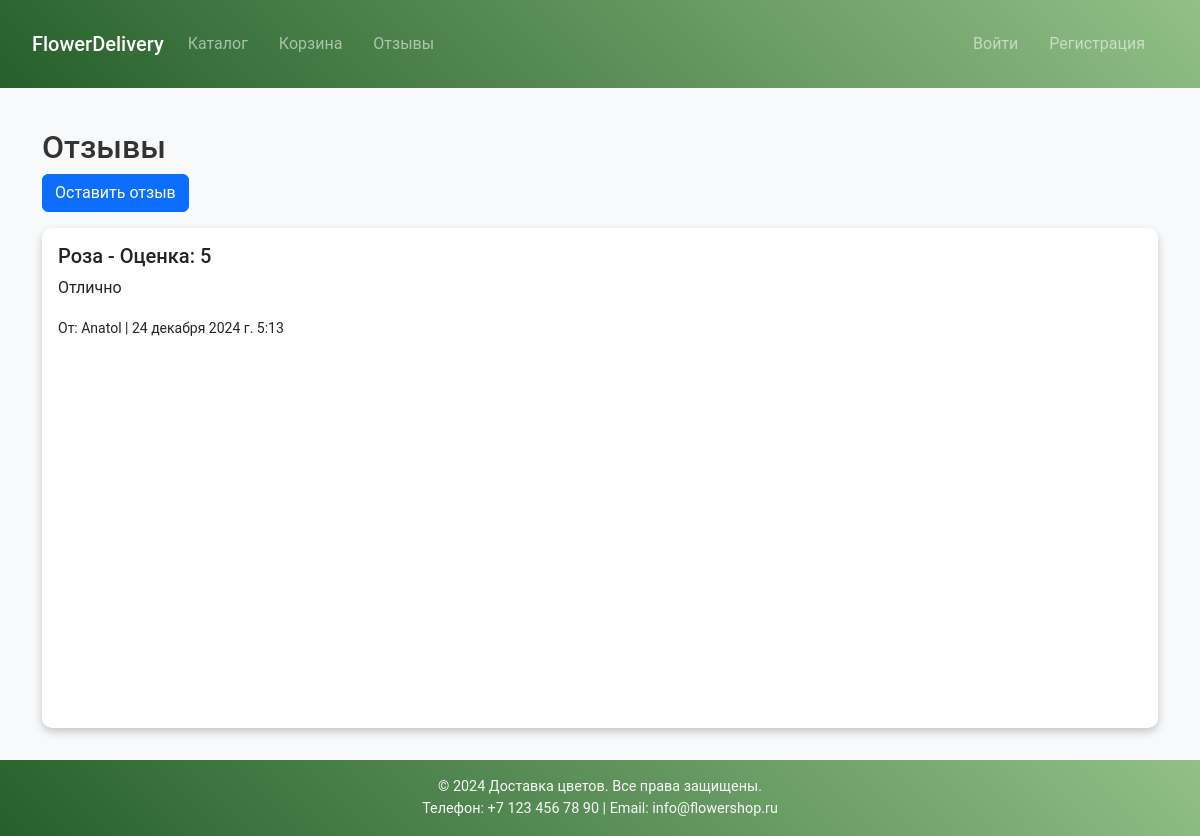
The page /reviews/ on the database as committed earlier.
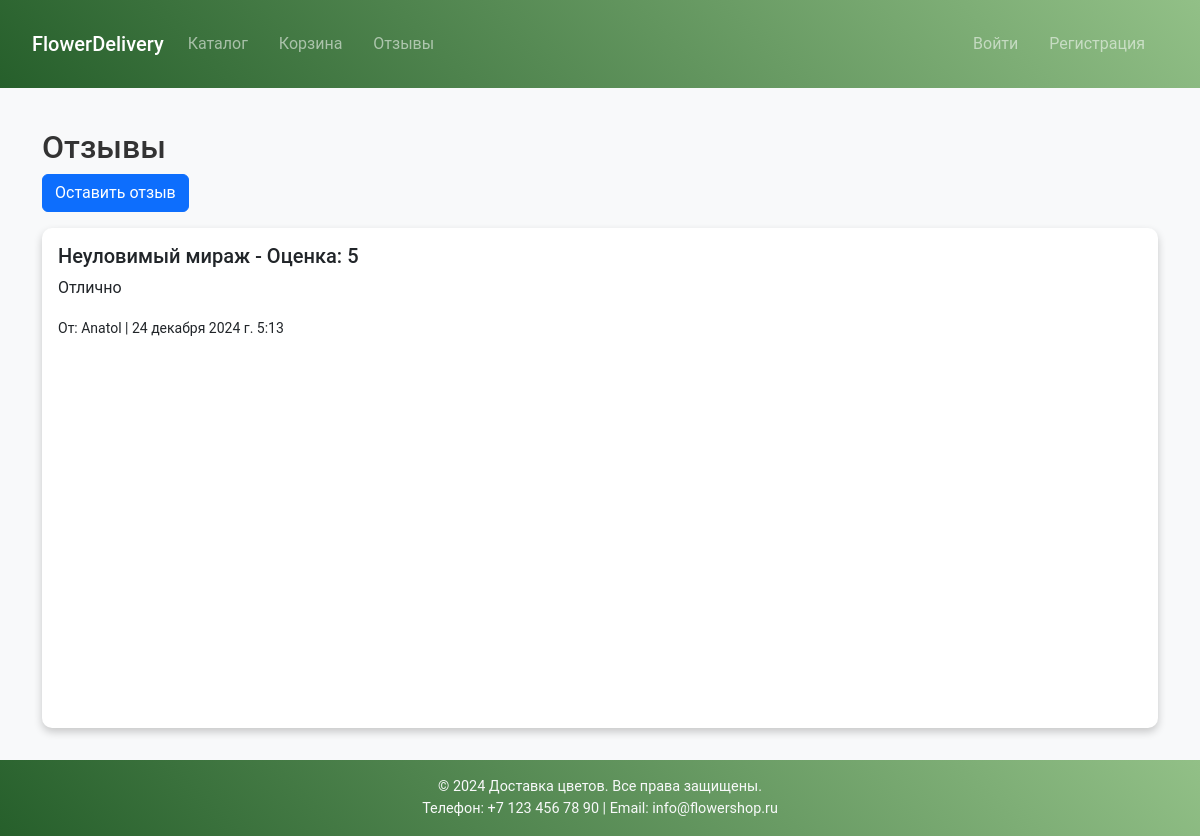
The same page on the database as committed later.
### reviews_app/models.py (models this page shows, shortened)
class Review(models.Model):
    user = models.ForeignKey(User, on_delete=models.CASCADE)
    flower = models.ForeignKey(Flower, on_delete=models.CASCADE)
    text = models.TextField()
    rating = models.PositiveIntegerField(default=5)
    created_at = models.DateTimeField(auto_now_add=True)

### orders_app/models.py (models this page shows, shortened)
class Flower(models.Model):
    name = models.CharField(max_length=100)
    price = models.DecimalField(max_digits=8, decimal_places=2)
    description = models.TextField(blank=True)  # поле для описания
    image = models.ImageField(upload_to='flowers', blank=True, null=True)  # поле для картинки

### reviews_app/views.py (the view)
def review_list(request):
    reviews = Review.objects.all().order_by('-created_at')
    return render(request, 'reviews_app/list.html', {'reviews': reviews})

### reviews_app/templates/reviews_app/list.html
{% extends 'main_app/base.html' %}
{% block content %}
<h2>Отзывы</h2>
<a href="{% url 'reviews:add' %}" class="btn btn-primary mb-3">Оставить отзыв</a>
{% for r in reviews %}
<div class="card mb-2">
  <div class="card-body">
    <h5>{{ r.flower.name }} - Оценка: {{ r.rating }}</h5>
    <p>{{ r.text }}</p>
    <p><small>От: {{ r.user.username }} | {{ r.created_at }}</small></p>
  </div>
</div>
{% endfor %}
{% endblock %}

Rows that differ between the two databases and show on the page:
changed through a linked row, Review "Отлично": flower.name "Роза" → "Неуловимый мираж"
